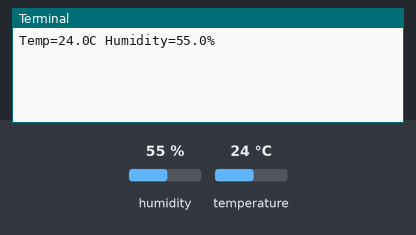
Recording of a program running on a simulated Raspberry Pi (BCM pin numbers). Shown: the last lines printed to the terminal. Inputs (shaded band) come from the test bench; at power-on: humidity 55 %, temperature 24 °C.

Above: at 1.2 s.
1.3 s: humidity set to 22 %
At 3.1 s:
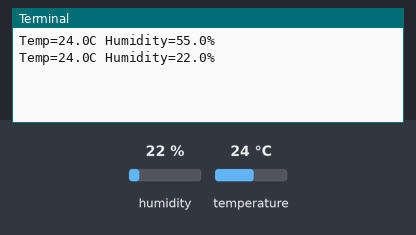
3.4 s: temperature set to 12 °C
At 4.3 s:
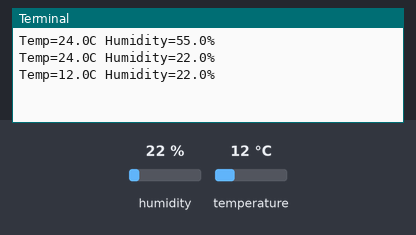
5.5 s: humidity set to 40 %
At 7.3 s:
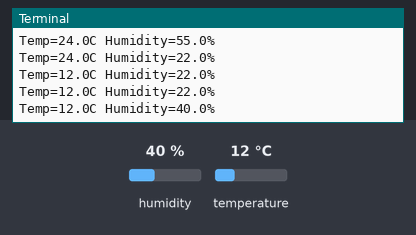
Timing chart, 0 to 8.8 s (numbered marks = the images above; inputs shaded):
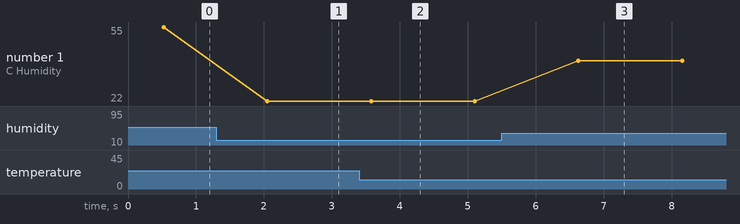

The program:

dht11.py
```python
import time
import Adafruit_DHT
import serial
import json

DHT_PIN = 4
DHT_SENSOR = Adafruit_DHT.DHT11
while 1:
    humidity, temperature = Adafruit_DHT.read(DHT_SENSOR, DHT_PIN)
    if humidity is not None and temperature is not None:
        print("Temp={0:0.1f}C Humidity={1:0.1F}%".format(temperature , humidity))
    time.sleep(1)
```

Measured:
- after the input at 1.3 s, the terminal: prints a new line after 0.75 s (image 1)
- after the input at 3.4 s, the terminal: prints a new line after 0.18 s (image 2)
- after the input at 5.5 s, the terminal: prints a new line after 1.1 s (image 3)
- plotted number 1: 55 → 22 after the input at 1.3 s, 22 → 40 after the input at 5.5 s
